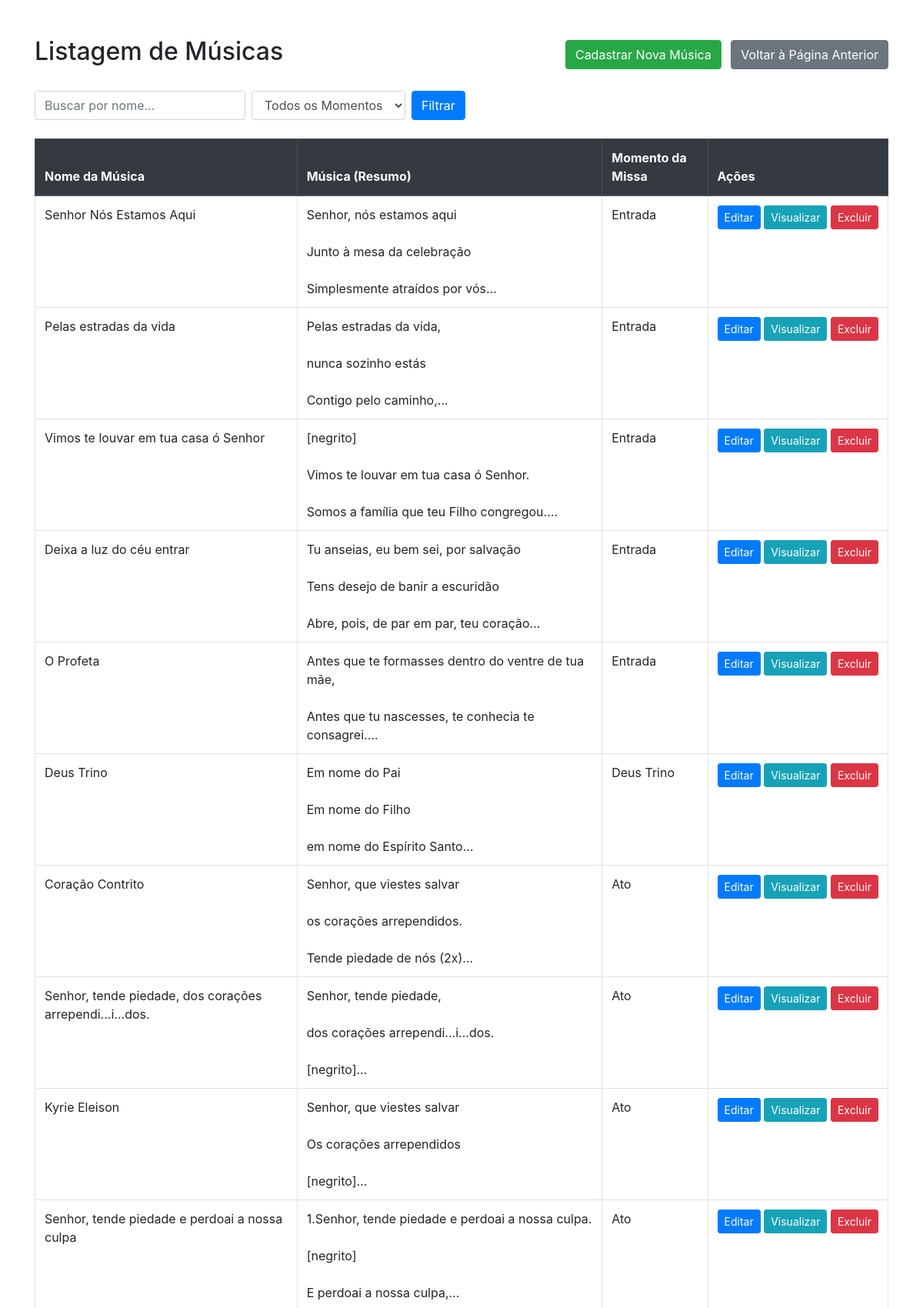
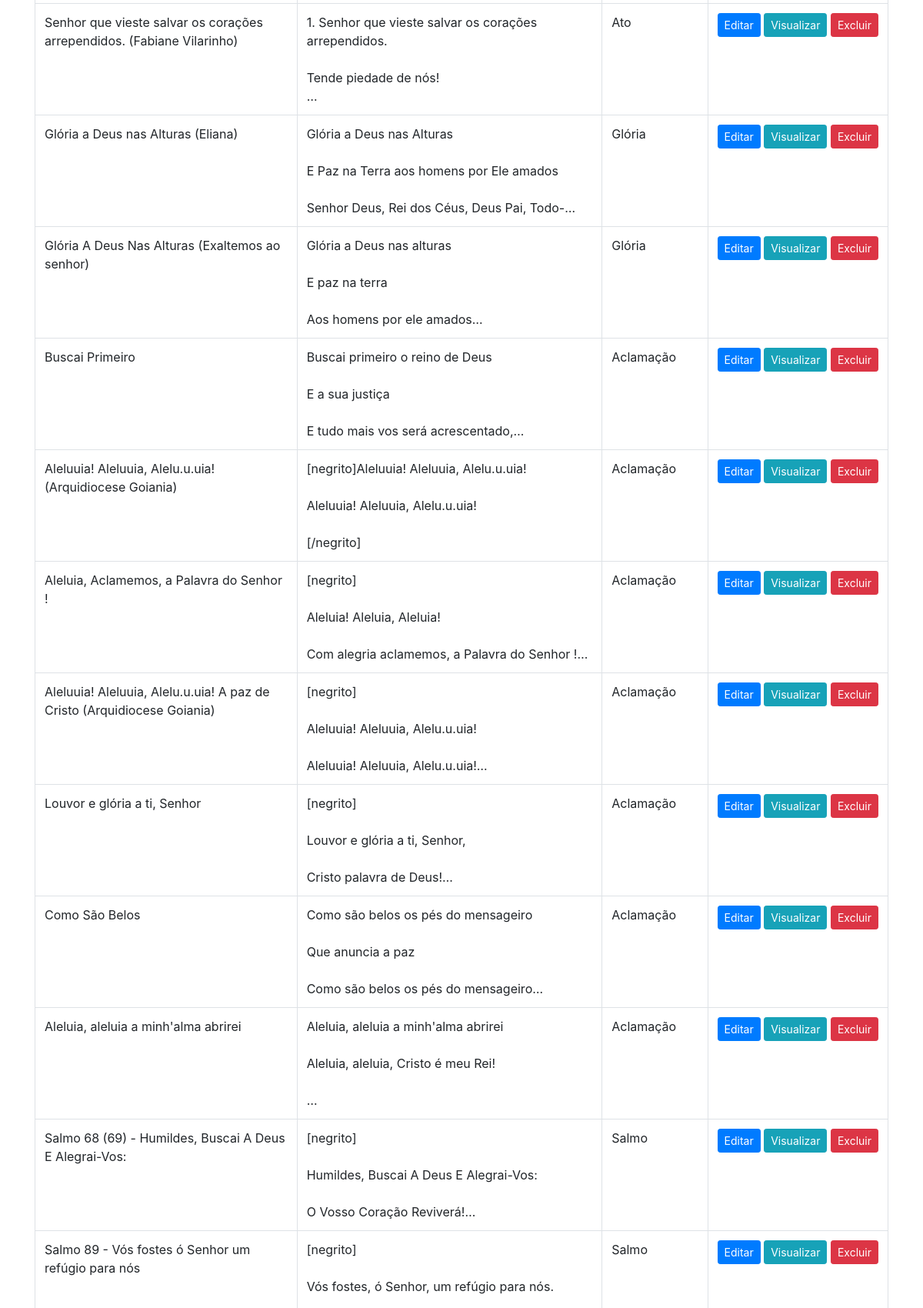
Page /admin/Old/musicas.php (upper part) on the committed database (2 pictures, top to bottom).
### tables this page shows
CREATE TABLE IF NOT EXISTS `tbmusica` (
  `idMusica` int(11) NOT NULL AUTO_INCREMENT,
  `NomeMusica` varchar(200) DEFAULT NULL,
  `Musica` varchar(1000) DEFAULT NULL,
  PRIMARY KEY (`idMusica`),
  UNIQUE KEY `NomeMusica` (`NomeMusica`)
);

CREATE TABLE IF NOT EXISTS `tbmomentosmissa` (
  `idMomento` int(11) NOT NULL AUTO_INCREMENT,
  `DescMomento` varchar(50) DEFAULT NULL,
  `OrdemDeExecucao` char(4) DEFAULT NULL,
  PRIMARY KEY (`idMomento`)
);

### admin/Old/musicas.php (the view, shortened to what this page needs)
<?php
include '../conexao.php';
?>
<!DOCTYPE html>
<html lang="pt-br">
<head>
  <link rel="stylesheet" href="https://stackpath.bootstrapcdn.com/bootstrap/4.5.2/css/bootstrap.min.css">
</head>
<body>
<div class="container mt-5" id="topo">
  <div class="d-flex justify-content-between align-items-center mb-4">
    <h2>Listagem de Músicas</h2>
    <div>
      <a href="musicas_form.php" class="btn btn-success">Cadastrar Nova Música</a>
      <a href="index.php" class="btn btn-secondary ml-2">Voltar à Página Anterior</a>
    </div>
  </div>
  <form id="filtroForm" method="GET" class="form-inline mb-4">
    <input type="text" name="nome" class="form-control mr-2" placeholder="Buscar por nome..." value="<?= isset($_GET['nome']) ? htmlspecialchars($_GET['nome']) : '' ?>">
    <select name="momento" class="form-control mr-2">
      <option value="">Todos os Momentos</option>
    </select>
    <button type="submit" class="btn btn-primary">Filtrar</button>
  </form>
  <div class="table-responsive">
    <table class="table table-bordered table-hover">
      <thead class="thead-dark">
        <tr>
          <th>Nome da Música</th>
          <th>Música (Resumo)</th>
          <th>Momento da Missa</th>
          <th>Ações</th>
        </tr>
      </thead>
      <tbody>
        <?php
        $where = "1=1";
        $sql = "
          SELECT m.idMusica, m.NomeMusica, m.Musica, mo.DescMomento
          FROM tbmusica m
          LEFT JOIN tbmusicamomentomissa mm ON m.idMusica = mm.idMusica
          LEFT JOIN tbmomentosmissa mo ON mo.idMomento = mm.idMomento
          WHERE $where
          ORDER BY mo.OrdemDeExecucao ASC
        ";
        $result = $conn->query($sql);
        if ($result->num_rows > 0):
          while ($row = $result->fetch_assoc()):
        ?>
          <tr>
            <td><?= htmlspecialchars($row['NomeMusica']) ?></td>
            <td><div class="musica-preview"><?= nl2br(htmlspecialchars($row['Musica'])) ?></div></td>
            <td><?= htmlspecialchars($row['DescMomento']) ?></td>
          <td class="text-nowrap">
              <a href="musicas_editar.php?id=<?= $row['idMusica'] ?>"
                class="btn btn-sm btn-primary"
                title="Editar Música">
                  Editar
              </a>
              <a href="musicas_visualizar.php?id=<?= $row['idMusica'] ?>"
                class="btn btn-sm btn-info"
                title="Visualizar Música">
                  Visualizar
              </a>
              <a href="musicas_excluir.php?id=<?= $row['idMusica'] ?>"
                class="btn btn-sm btn-danger"
                onclick="return confirm('Tem certeza que deseja excluir a música: <?= addslashes($row['NomeMusica']) ?>?');"
                title="Excluir Música">
                  Excluir
              </a>
           </td>
          </tr>
        <?php
          endwhile;
        else:
        ?>
          <tr><td colspan="4" class="text-center">Nenhuma música encontrada.</td></tr>
        <?php endif; ?>
      </tbody>
    </table>
  </div>
</div>
</body>
</html>

### admin/Old/musicas.php (style rules this page uses)
.musica-preview { white-space: pre-line; overflow: hidden; display: -webkit-box; -webkit-line-clamp: 5; -webkit-box-orient: vertical; }

### rows in the picture
tbmusica: NomeMusica "Senhor Nós Estamos Aqui", Musica "Senhor, nós estamos aqui Junto à mesa da celebração Simplesmente atraídos por vós", tbmomentosmissa.DescMomento "Entrada"
tbmusica: NomeMusica "Pelas estradas da vida", Musica "Pelas estradas da vida, nunca sozinho estás Contigo pelo caminho,", tbmomentosmissa.DescMomento "Entrada"
tbmusica: NomeMusica "Vimos te louvar em tua casa ó Senhor", Musica "[negrito] Vimos te louvar em tua casa ó Senhor. Somos a família que teu Filho congregou.", tbmomentosmissa.DescMomento "Entrada"
tbmusica: NomeMusica "Deixa a luz do céu entrar", Musica "Tu anseias, eu bem sei, por salvação Tens desejo de banir a escuridão Abre, pois, de par em par, teu coração", tbmomentosmissa.DescMomento "Entrada"
tbmusica: NomeMusica "O Profeta", Musica "Antes que te formasses dentro do ventre de tua mãe, Antes que tu nascesses, te conhecia te consagrei.", tbmomentosmissa.DescMomento "Entrada"
tbmusica: NomeMusica "Deus Trino", Musica "Em nome do Pai Em nome do Filho em nome do Espírito Santo", tbmomentosmissa.DescMomento "Deus Trino"
tbmusica: NomeMusica "Coração Contrito", Musica "Senhor, que viestes salvar os corações arrependidos. Tende piedade de nós (2x)", tbmomentosmissa.DescMomento "Ato"
tbmusica: NomeMusica "Senhor, tende piedade, dos corações arrependi...i...dos.", Musica "Senhor, tende piedade, dos corações arrependi...i...dos. [negrito]", tbmomentosmissa.DescMomento "Ato"
tbmusica: NomeMusica "Kyrie Eleison", Musica "Senhor, que viestes salvar Os corações arrependidos [negrito]", tbmomentosmissa.DescMomento "Ato"
tbmusica: NomeMusica "Senhor, tende piedade e perdoai a nossa culpa", Musica "1.Senhor, tende piedade e perdoai a nossa culpa. [negrito] E perdoai a nossa culpa,", tbmomentosmissa.DescMomento "Ato"
tbmusica: NomeMusica "Senhor que vieste salvar os corações arrependidos. (Fabiane Vilarinho)", Musica "1. Senhor que vieste salvar os corações arrependidos. Tende piedade de nós!", tbmomentosmissa.DescMomento "Ato"
tbmusica: NomeMusica "Glória a Deus nas Alturas (Eliana)", Musica "Glória a Deus nas Alturas E Paz na Terra aos homens por Ele amados Senhor Deus, Rei dos Céus, Deus…", tbmomentosmissa.DescMomento "Glória"
tbmusica: NomeMusica "Glória A Deus Nas Alturas (Exaltemos ao senhor)", Musica "Glória a Deus nas alturas E paz na terra Aos homens por ele amados", tbmomentosmissa.DescMomento "Glória"
tbmusica: NomeMusica "Buscai Primeiro", Musica "Buscai primeiro o reino de Deus E a sua justiça E tudo mais vos será acrescentado,", tbmomentosmissa.DescMomento "Aclamação"
tbmusica: NomeMusica "Aleluuia! Aleluuia, Alelu.u.uia! (Arquidiocese Goiania)", Musica "[negrito]Aleluuia! Aleluuia, Alelu.u.uia! Aleluuia! Aleluuia, Alelu.u.uia! [/negrito]", tbmomentosmissa.DescMomento "Aclamação"
tbmusica: NomeMusica "Aleluia, Aclamemos, a Palavra do Senhor !", Musica "[negrito] Aleluia! Aleluia, Aleluia! Com alegria aclamemos, a Palavra do Senhor !", tbmomentosmissa.DescMomento "Aclamação"
tbmusica: NomeMusica "Aleluuia! Aleluuia, Alelu.u.uia! A paz de Cristo (Arquidiocese Goiania)", Musica "[negrito] Aleluuia! Aleluuia, Alelu.u.uia! Aleluuia! Aleluuia, Alelu.u.uia!", tbmomentosmissa.DescMomento "Aclamação"
tbmusica: NomeMusica "Louvor e glória a ti, Senhor", Musica "[negrito] Louvor e glória a ti, Senhor, Cristo palavra de Deus!", tbmomentosmissa.DescMomento "Aclamação"
tbmusica: NomeMusica "Como São Belos", Musica "Como são belos os pés do mensageiro Que anuncia a paz Como são belos os pés do mensageiro", tbmomentosmissa.DescMomento "Aclamação"
tbmusica: NomeMusica "Aleluia, aleluia a minh'alma abrirei", Musica "Aleluia, aleluia a minh'alma abrirei Aleluia, aleluia, Cristo é meu Rei!", tbmomentosmissa.DescMomento "Aclamação"
tbmusica: NomeMusica "Salmo 68 (69) - Humildes, Buscai A Deus E Alegrai-Vos:", Musica "[negrito] Humildes, Buscai A Deus E Alegrai-Vos: O Vosso Coração Reviverá!", tbmomentosmissa.DescMomento "Salmo"
tbmusica: NomeMusica "Salmo 89 - Vós fostes ó Senhor um refúgio para nós", Musica "[negrito] Vós fostes, ó Senhor, um refúgio para nós.", tbmomentosmissa.DescMomento "Salmo"
